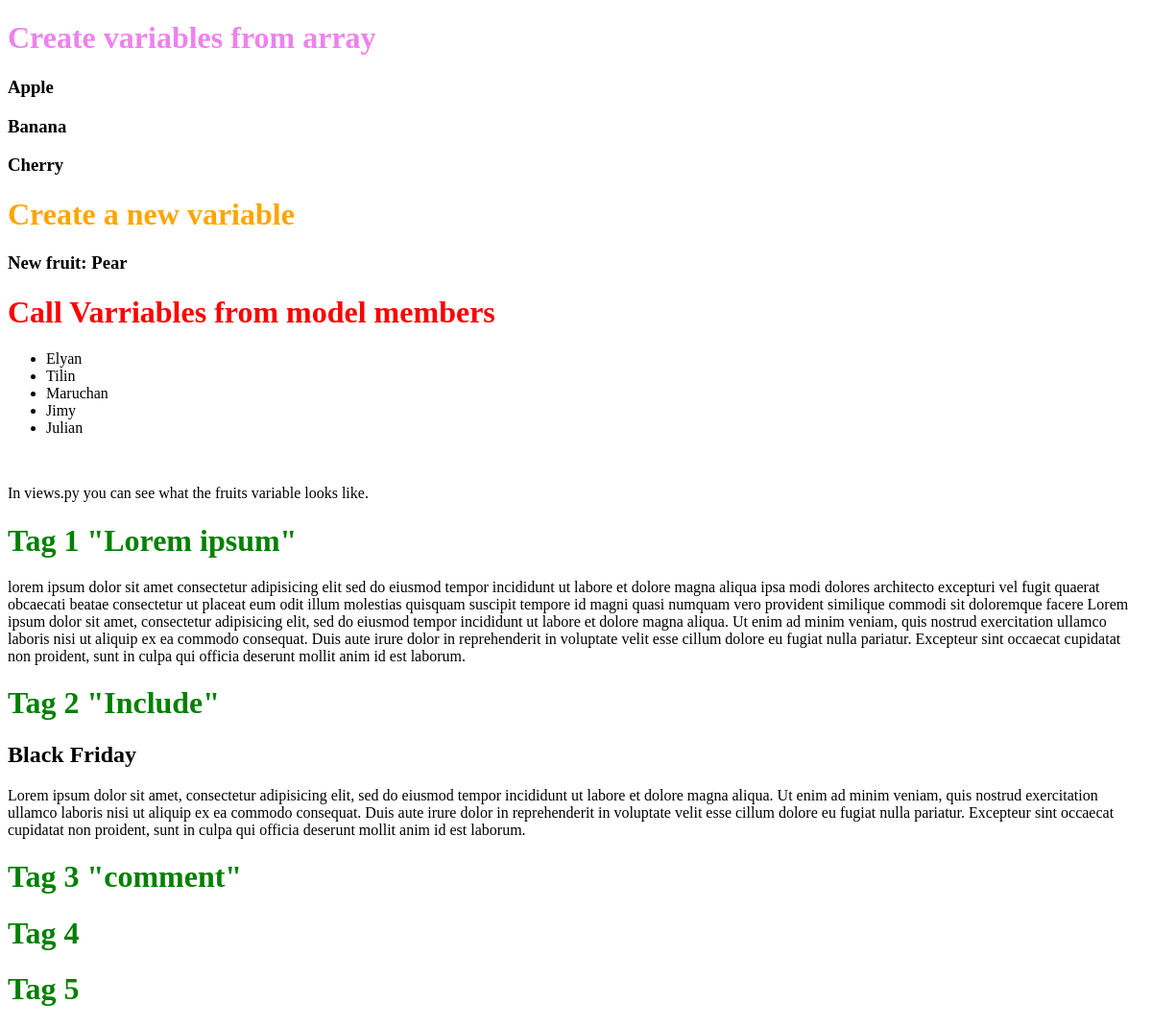
Before: /testing/ with the older database file.
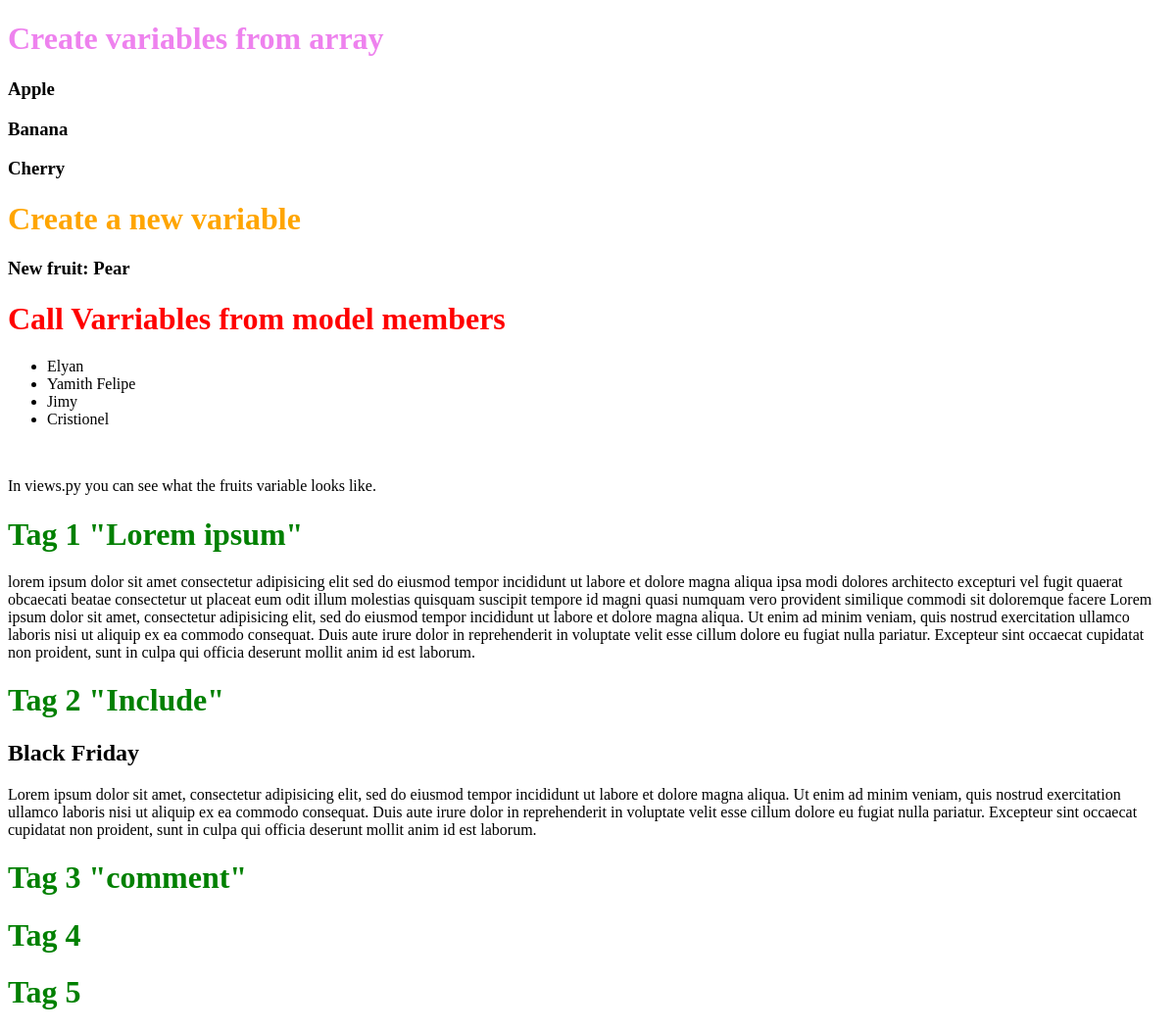
After: the same page with the newer database file.
### members/models.py (models this page shows, shortened)
class Member(models.Model):
  firstname = models.CharField(max_length=255)
  lastname = models.CharField(max_length=255)
  phone = models.IntegerField(null=True)
  joined_date = models.DateField(null=True)
  favorite_game = models.CharField(null=True)
  playing_hours = models.IntegerField(null=True)
  game_gender = models.CharField(null=True)

### members/views.py (the view)
# urls.py: path('testing/', views.testing, name='testing'),
def testing(request):
  template = loader.get_template('template.html')
  miembros = Member.objects.all().values()
  column_firstname = Member.objects.all().values('firstname')
  records_elyan = Member.objects.filter(firstname = 'Elyan').values()
  context = {
    'fruits': ['Apple', 'Banana', 'Cherry'],
    'miembros': miembros,
    'column_firstname': column_firstname,
    'records_elyan': records_elyan,
  }
  return HttpResponse(template.render(context, request))

### members/templates/template.html (shortened to what this page needs)
<!DOCTYPE html>
<html>
<body>
<h1 style ="color: violet;"> Create variables from array</h1>
{% for x in fruits %}
  <h3>{{ x }}</h3>
{% endfor %}
<h1 style ="color: orange;"> Create a new variable</h1>
{% with new_fruit="Pear" %}
<h3>New fruit: {{ new_fruit }}</h3>
{% endwith %}
<h1 style ="color: red;"> Call Varriables from model members</h1>
<ul>
{% for miembro in miembros %}
<li>{{ miembro.firstname }}</li>
{% endfor %}
</ul>
<br>
<p>In views.py you can see what the fruits variable looks like.</p>
<h1 style ="color: green;"> Tag 1  "Lorem ipsum"</h1>
{% lorem 50 w %}
{% lorem 1p %}
<h1 style ="color: green;"> Tag 2 "Include"</h1>
{% include 'black_friday.html' %}
<h1 style ="color: green;"> Tag 3 "comment"</h1>
<h1 style ="color: green;"> Tag 4</h1>
<h1 style ="color: green;"> Tag 5</h1>
</body>
</html>

Changed rows visible on the page:
removed Member: firstname "Maruchan"
removed Member: firstname "Julian"
changed Member: firstname "Tilin" → "Yamith Felipe"
added Member: firstname "Cristionel"
